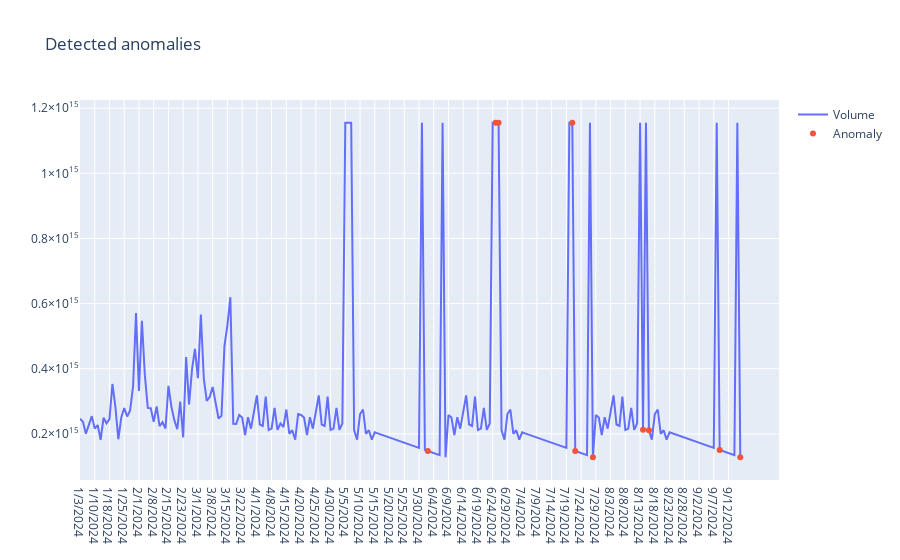

Here is the notebook cell this chart was saved with:
### Code cell
fig = go.Figure()
fig.add_trace(go.Scatter(x=anomaly_df['Date'], y=source_data[:,1], name='Volume'))
fig.add_trace(go.Scatter(x=anomalies['Date'], y=anomaly_data[:,1], mode='markers', name='Anomaly'))
fig.update_layout(showlegend=True, title='Detected anomalies')
fig.show()

### Figure 1 — Plotly figure (JSON) as saved in the notebook; plotly's stock layout.template omitted (floating-point values rounded to 4 significant figures; data arrays with more than 128 entries replaced by an {"elided": "..."} marker saying what was removed)
{"data": [{"name": "Volume", "type": "scatter", "x": {"elided": "225 str values"}, "y": {"elided": "225 float values"}}, {"mode": "markers", "name": "Anomaly", "type": "scatter", "x": ["6/2/2024", "6/25/2024", "6/26/2024", "7/21/2024", "7/22/2024", "7/28/2024", "8/14/2024", "8/16/2024", "9/9/2024", "9/16/2024"], "y": [147300000000000.0, 1155000000000000.0, 1155000000000000.0, 1155000000000000.0, 147300000000000.0, 128100000000000.0, 212400000000000.0, 211000000000000.0, 150500000000000.0, 128100000000000.0]}], "layout": {"showlegend": true, "title": {"text": "Detected anomalies"}}}
